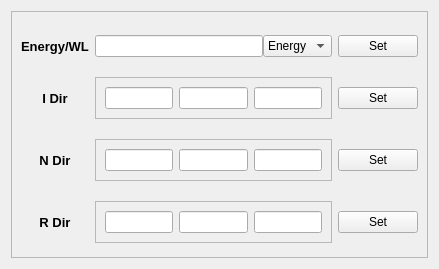
<?xml version="1.0" encoding="UTF-8"?>
<ui version="4.0">
 <class>Form</class>
 <widget class="QWidget" name="Form">
  <property name="geometry">
   <rect>
    <x>0</x>
    <y>0</y>
    <width>439</width>
    <height>269</height>
   </rect>
  </property>
  <property name="windowTitle">
   <string>Experiment</string>
  </property>
  <layout class="QVBoxLayout" name="verticalLayout">
   <item>
    <widget class="QFrame" name="frame">
     <property name="frameShape">
      <enum>QFrame::StyledPanel</enum>
     </property>
     <property name="frameShadow">
      <enum>QFrame::Raised</enum>
     </property>
     <layout class="QVBoxLayout" name="verticalLayout_2">
      <item>
       <layout class="QGridLayout" name="gridLayout">
        <property name="topMargin">
         <number>10</number>
        </property>
        <property name="verticalSpacing">
         <number>20</number>
        </property>
        <item row="2" column="1">
         <widget class="QFrame" name="frame_3">
          <property name="frameShape">
           <enum>QFrame::StyledPanel</enum>
          </property>
          <property name="frameShadow">
           <enum>QFrame::Raised</enum>
          </property>
          <layout class="QHBoxLayout" name="horizontalLayout_4">
           <item>
            <layout class="QHBoxLayout" name="horizontalLayout_3">
             <item>
              <widget class="QLineEdit" name="lineEdit_n_1">
               <property name="maximumSize">
                <size>
                 <width>75</width>
                 <height>16777215</height>
                </size>
               </property>
              </widget>
             </item>
             <item>
              <widget class="QLineEdit" name="lineEdit_n_2">
               <property name="maximumSize">
                <size>
                 <width>75</width>
                 <height>16777215</height>
                </size>
               </property>
              </widget>
             </item>
             <item>
              <widget class="QLineEdit" name="lineEdit_n_3">
               <property name="maximumSize">
                <size>
                 <width>75</width>
                 <height>16777215</height>
                </size>
               </property>
              </widget>
             </item>
            </layout>
           </item>
          </layout>
         </widget>
        </item>
        <item row="0" column="0">
         <widget class="QLabel" name="label_2">
          <property name="font">
           <font>
            <pointsize>10</pointsize>
            <weight>75</weight>
            <bold>true</bold>
           </font>
          </property>
          <property name="text">
           <string>Energy/WL</string>
          </property>
          <property name="alignment">
           <set>Qt::AlignCenter</set>
          </property>
         </widget>
        </item>
        <item row="3" column="0">
         <widget class="QLabel" name="label_6">
          <property name="font">
           <font>
            <pointsize>10</pointsize>
            <weight>75</weight>
            <bold>true</bold>
           </font>
          </property>
          <property name="text">
           <string>R Dir</string>
          </property>
          <property name="alignment">
           <set>Qt::AlignCenter</set>
          </property>
         </widget>
        </item>
        <item row="1" column="1">
         <widget class="QFrame" name="frame_2">
          <property name="frameShape">
           <enum>QFrame::StyledPanel</enum>
          </property>
          <property name="frameShadow">
           <enum>QFrame::Raised</enum>
          </property>
          <layout class="QHBoxLayout" name="horizontalLayout_2">
           <item>
            <layout class="QHBoxLayout" name="horizontalLayout">
             <item>
              <widget class="QLineEdit" name="lineEdit_i_1">
               <property name="maximumSize">
                <size>
                 <width>75</width>
                 <height>16777215</height>
                </size>
               </property>
              </widget>
             </item>
             <item>
              <widget class="QLineEdit" name="lineEdit_i_2">
               <property name="maximumSize">
                <size>
                 <width>75</width>
                 <height>16777215</height>
                </size>
               </property>
              </widget>
             </item>
             <item>
              <widget class="QLineEdit" name="lineEdit_i_3">
               <property name="maximumSize">
                <size>
                 <width>75</width>
                 <height>16777215</height>
                </size>
               </property>
              </widget>
             </item>
            </layout>
           </item>
          </layout>
         </widget>
        </item>
        <item row="1" column="0">
         <widget class="QLabel" name="label_4">
          <property name="font">
           <font>
            <pointsize>10</pointsize>
            <weight>75</weight>
            <bold>true</bold>
           </font>
          </property>
          <property name="text">
           <string>I Dir</string>
          </property>
          <property name="alignment">
           <set>Qt::AlignCenter</set>
          </property>
         </widget>
        </item>
        <item row="3" column="1">
         <widget class="QFrame" name="frame_4">
          <property name="frameShape">
           <enum>QFrame::StyledPanel</enum>
          </property>
          <property name="frameShadow">
           <enum>QFrame::Raised</enum>
          </property>
          <layout class="QHBoxLayout" name="horizontalLayout_6">
           <item>
            <layout class="QHBoxLayout" name="horizontalLayout_5">
             <item>
              <widget class="QLineEdit" name="lineEdit_r_1">
               <property name="maximumSize">
                <size>
                 <width>75</width>
                 <height>16777215</height>
                </size>
               </property>
              </widget>
             </item>
             <item>
              <widget class="QLineEdit" name="lineEdit_r_2">
               <property name="maximumSize">
                <size>
                 <width>75</width>
                 <height>16777215</height>
                </size>
               </property>
              </widget>
             </item>
             <item>
              <widget class="QLineEdit" name="lineEdit_r_3">
               <property name="maximumSize">
                <size>
                 <width>75</width>
                 <height>16777215</height>
                </size>
               </property>
              </widget>
             </item>
            </layout>
           </item>
          </layout>
         </widget>
        </item>
        <item row="2" column="0">
         <widget class="QLabel" name="label_5">
          <property name="font">
           <font>
            <pointsize>10</pointsize>
            <weight>75</weight>
            <bold>true</bold>
           </font>
          </property>
          <property name="text">
           <string>N Dir</string>
          </property>
          <property name="alignment">
           <set>Qt::AlignCenter</set>
          </property>
         </widget>
        </item>
        <item row="0" column="1">
         <layout class="QHBoxLayout" name="horizontalLayout_7">
          <item>
           <widget class="QLineEdit" name="lineEdit_e_wl">
            <property name="minimumSize">
             <size>
              <width>150</width>
              <height>0</height>
             </size>
            </property>
            <property name="maximumSize">
             <size>
              <width>200</width>
              <height>16777215</height>
             </size>
            </property>
           </widget>
          </item>
          <item>
           <widget class="QComboBox" name="comboBox_e_wl">
            <item>
             <property name="text">
              <string>Energy</string>
             </property>
            </item>
            <item>
             <property name="text">
              <string>WL</string>
             </property>
            </item>
           </widget>
          </item>
         </layout>
        </item>
        <item row="1" column="2">
         <widget class="QPushButton" name="pushButton_idir">
          <property name="text">
           <string>Set</string>
          </property>
         </widget>
        </item>
        <item row="2" column="2">
         <widget class="QPushButton" name="pushButton_ndir">
          <property name="text">
           <string>Set</string>
          </property>
         </widget>
        </item>
        <item row="3" column="2">
         <widget class="QPushButton" name="pushButton_rdir">
          <property name="text">
           <string>Set</string>
          </property>
         </widget>
        </item>
        <item row="0" column="2">
         <widget class="QPushButton" name="pushButton_energy">
          <property name="text">
           <string>Set</string>
          </property>
         </widget>
        </item>
       </layout>
      </item>
     </layout>
    </widget>
   </item>
  </layout>
 </widget>
 <resources/>
 <connections/>
</ui>
